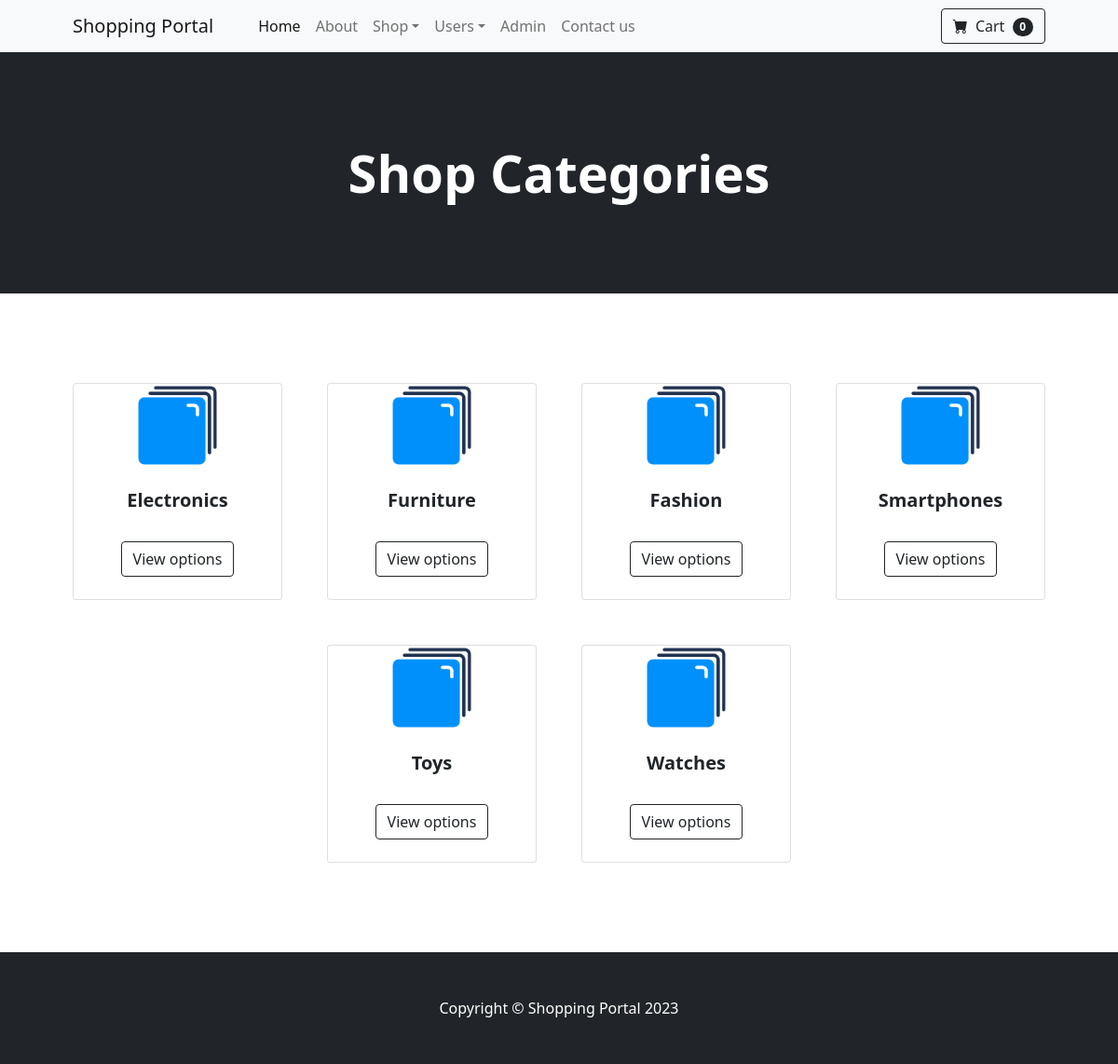
The app's page /shopping/shop-categories.php with its own data.
### tables this page shows
CREATE TABLE `category` (
  `id` int(11) NOT NULL,
  `categoryName` varchar(255) DEFAULT NULL,
  `categoryDescription` longtext DEFAULT NULL,
  `creationDate` timestamp NOT NULL DEFAULT current_timestamp(),
  `updationDate` timestamp NULL DEFAULT NULL ON UPDATE current_timestamp(),
  `createdBy` int(11) DEFAULT NULL
);

### shopping/shop-categories.php (the view, shortened to what this page needs)
<?php session_start();
include_once('includes/config.php');
?>
<!DOCTYPE html>
<html lang="en">
    <head>
        <link href="https://cdn.jsdelivr.net/npm/bootstrap-icons@1.5.0/font/bootstrap-icons.css" rel="stylesheet" />
        <link href="css/styles.css" rel="stylesheet" />
    </head>
    <body>
<?php include_once('includes/header.php');?>
        <header class="bg-dark py-5">
            <div class="container px-4 px-lg-5 my-5">
                <div class="text-center text-white">
                    <h1 class="display-4 fw-bolder">Shop Categories</h1>
                </div>
            </div>
        </header>
        <section class="py-5">
            <div class="container px-4 px-lg-5 mt-5">
                <div class="row gx-4 gx-lg-5 row-cols-2 row-cols-md-3 row-cols-xl-4 justify-content-center">
<?php $query=mysqli_query($con,"select category.id as catid,category.categoryName from category ");
while($row=mysqli_fetch_array($query))
{
?>
                    <div class="col mb-5">
                        <div class="card h-100">
                            <img src="assets/category.png"  alt="<?php echo htmlentities($row['categoryName']);?>" width="150" style="display: block;margin-left: auto; margin-right: auto; width: 40%;" />
                            <div class="card-body p-4">
                                <div class="text-center">
                                    <h5 class="fw-bolder"><?php echo htmlentities($row['categoryName']);?></h5>
                                </div>
                            </div>
                            <div class="card-footer p-4 pt-0 border-top-0 bg-transparent">
                                <div class="text-center"><a class="btn btn-outline-dark mt-auto" href="categorywise-products.php?cid=<?php echo htmlentities($row['catid']);?>">View options</a></div>
                            </div>
                        </div>
                    </div>
                <?php } ?>
                </div>
            </div>
        </section>
   <?php include_once('includes/footer.php'); ?>
    </body>
</html>

### records on screen
category: categoryName "Electronics"
category: categoryName "Furniture"
category: categoryName "Fashion"
category: categoryName "Smartphones"
category: categoryName "Toys"
category: categoryName "Watches"
